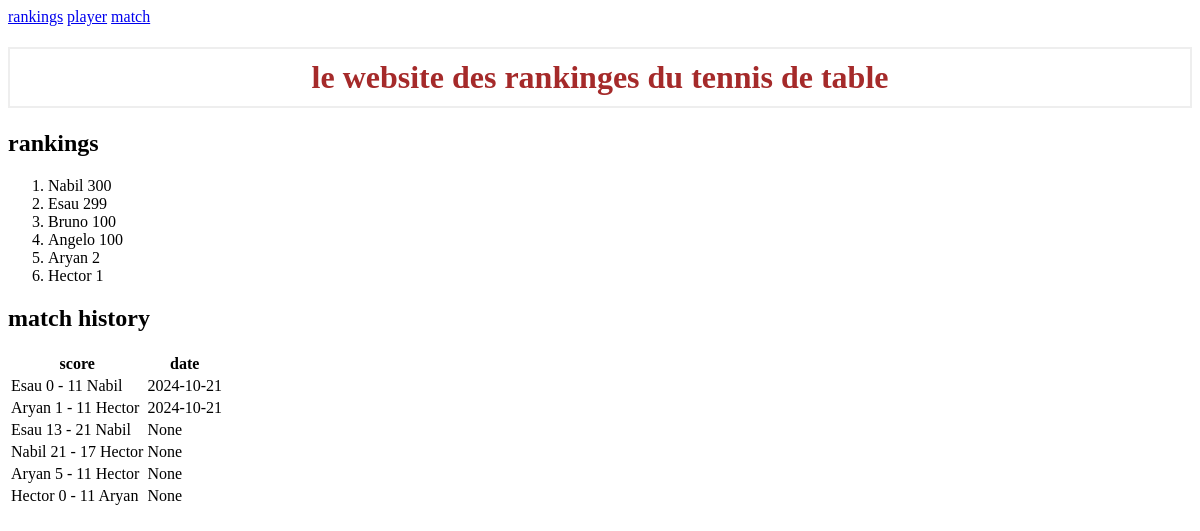
Before: /rankings with the older database file.
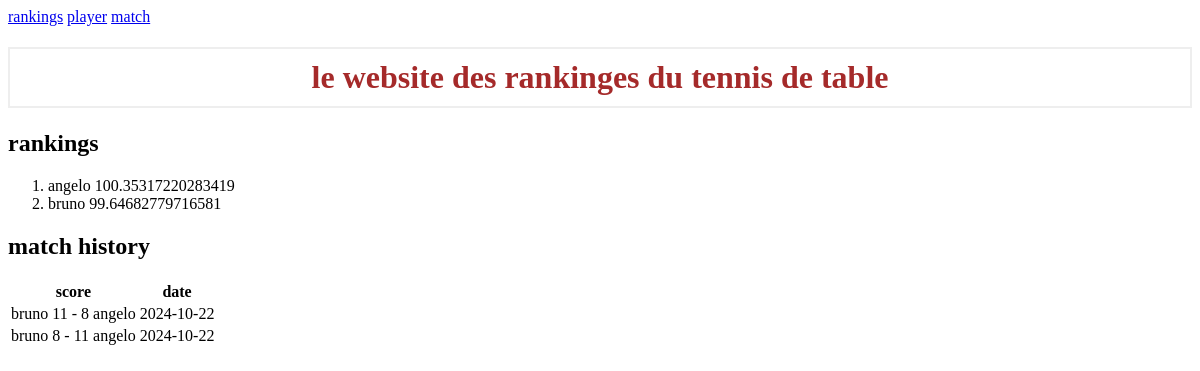
After: the same page with the newer database file.
### tables this page shows
CREATE TABLE players (
    'name' TEXT PRIMARY KEY,
    'elo' REAL NOT NULL
);

CREATE TABLE matches (
    'id' INTEGER PRIMARY KEY AUTOINCREMENT,
    'player1' TEXT REFERENCES players('name'),
    'score1' INTEGER NOT NULL,
    'player2' TEXT REFERENCES players('name'),
    'score2' INTEGER NOT NULL,
    'date' DATE
);

### app.py (the view)
@app.route('/rankings')
def rankings():
    con = get_db_connection()
    players = con.execute('SELECT * FROM players ORDER BY elo DESC').fetchall()
    matches = con.execute('SELECT * FROM matches ORDER BY id DESC').fetchall()
    con.close()
    return render_template('rankings.html', players=players, matches=matches)

### app.py (called while the page is built)
def get_db_connection():
    con = sqlite3.connect('database.db')
    con.row_factory = sqlite3.Row
    return con

### templates/rankings.html
{% extends 'base.html' %}
{% block content %}
    <h2>rankings</h2>
    <ol>
        {% for player in players %}
            <li>{{ player['name'] }} {{ player['elo'] }}</li>
        {% endfor %}
    </ol>
    <h2>match history</h2>
    <table>
        <tr>
            <th>score</th>
            <th>date</th>
        </tr>
        {% for match in matches %}
        <tr>
            <td>{{ match['player1'] }} {{ match['score1'] }} - {{ match['score2'] }} {{ match['player2'] }}</td>
            <td>{{ match['date'] }}</td>
        </tr>
        {% endfor %}
    </table>
{% endblock %}

### templates/base.html (shortened to what this page needs)
<!DOCTYPE html>
<html lang="en">
    <head>
        <link rel="stylesheet" href="{{ url_for('static', filename= 'css/style.css') }}">
    </head>
    <body>
        <nav class="navbar">
            <a href="/rankings">rankings</a>
            <a href="/player">player</a>
            <a href="/match">match</a>
        </nav>
        <h1>le website des rankinges du tennis de table</h1>
        <div class="container">
            {% block content %} {% endblock %}
        </div>
    </body>
</html>

### static/css/style.css (style rules this page uses)
h1 { border: 2px #eee solid; color: brown; text-align: center; padding: 10px; }

Changed rows visible on the page:
removed players: name "Nabil", elo "300"
removed players: name "Esau", elo "299"
removed players: name "Bruno", elo "100"
removed players: name "Angelo", elo "100"
removed players: name "Aryan", elo "2"
removed players: name "Hector", elo "1"
removed matches: player1 "Esau", score1 "0", score2 "11", player2 "Nabil", date "2024-10-21"
removed matches: player1 "Aryan", score1 "1", score2 "11", player2 "Hector", date "2024-10-21"
removed matches: player1 "Esau", score1 "13", score2 "21", player2 "Nabil", date "None"
removed matches: player1 "Nabil", score1 "21", score2 "17", player2 "Hector", date "None"
added players: name "angelo", elo "100.35317220283419"
added players: name "bruno", elo "99.64682779716581"
changed matches (number 1 of 2 on the later page): player1 "Aryan" → "bruno"; score1 "5" → "11"; score2 "11" → "8"; player2 "Hector" → "angelo"; date "None" → "2024-10-22"
changed matches (number 2 of 2 on the later page): player1 "Hector" → "bruno"; score1 "0" → "8"; player2 "Aryan" → "angelo"; date "None" → "2024-10-22"
